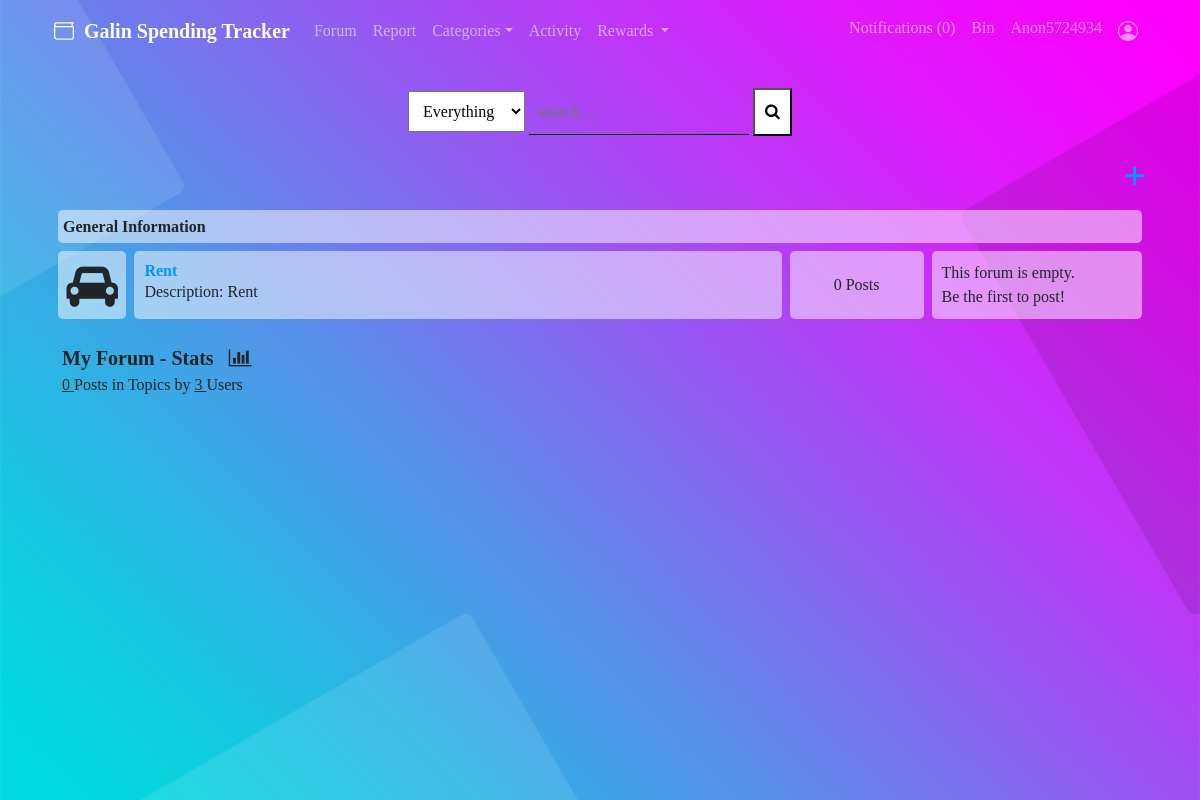
/forum_home/ (signed in), run on the app's committed database.
### tracker/models.py (models this page shows, shortened)
class User(AbstractBaseUser, PermissionsMixin):
    email = models.EmailField(
        unique=True,
        max_length=50,
        blank=False,
    )
    first_name = models.CharField(max_length=50, blank=False)
    last_name = models.CharField(max_length=50, blank=False)
    is_staff = models.BooleanField(default=False)
    is_superuser = models.BooleanField(default=False)
    is_active = models.BooleanField(default=True)
    available_categories = models.ManyToManyField('Category', symmetrical = False, related_name = 'users')
    username = models.CharField(max_length=50, default=random_username, blank=True)
    trees = models.IntegerField(default=0)
    has_email_sent = models.BooleanField(default=False)
    objects = UserManager()
    USERNAME_FIELD = 'email'

class Forum_Category(models.Model):
    title = models.CharField(max_length=50)
    slug = models.SlugField()
    description = models.TextField(default="description")
    class Meta:
        verbose_name_plural = "forum_categories"
    def get_url(self):
        return reverse("posts", kwargs= {
            "slug":self.slug
        })
    @property
    def num_posts(self):
        return Post.objects.filter(forum_categories=self).count()
    @property
    def last_post(self):
        return Post.objects.filter(forum_categories=self).latest("date")

### tracker/helpers.py (the view)
    def modified_view_function(request):
        if request.user.is_authenticated==False:
            return redirect('home')
        else:
            return view_function(request)

### tracker/context_processors.py (called while the page is built, shortened)
def searchFunction(request):
    context = {}
    posts = Post.objects.all()
    return context

def notifications(request):
    if request.user.is_authenticated:
        return {'notifications': request.user.notifications.filter(is_read=False)
    }
    else:
        return  {'notifications': []}

### tracker/helpers.py (called while the page is built)
def anonymous_prohibited(view_function):
    def modified_view_function(request):
        if request.user.is_authenticated==False:
            return redirect('home')
        else:
            return view_function(request)
    return modified_view_function

### tracker/views.py (called while the page is built)
@anonymous_prohibited
def forum_home(request):
    all_forum_categories = Forum_Category.objects.all()
    num_posts = Post.objects.all().count()
    num_users = User.objects.all().count()
    num_categories = all_forum_categories.count()
    if Post.objects.count() == 0:
        last_post = None
    else:
        last_post = Post.objects.latest('date')
    context = {
        "all_forum_categories": all_forum_categories,
        "num_posts": num_posts,
        "num_users": num_users,
        "num_categories": num_categories,
        "last_post": last_post,
        "title": "Forum Home",
    }
    return render(request, 'forum/forum_home.html', context)

### tracker/templates/forum/forum_home.html (shortened to what this page needs)
{% extends 'base_content.html' %}
{% block content %}
<header>
    <form action="{% url 'search_result' %}" role="form" method="GET">
        <div class="search-box">
            <div>
                <select name="" id="">
                    <option value="everything"> Everything </option>
                </select>
                <link rel="stylesheet" href="https://cdnjs.cloudflare.com/ajax/libs/font-awesome/4.7.0/css/font-awesome.min.css"/>
                <input type="text" name="q" id="" placeholder="search ...">
                <button type="submit" name ="search"><i class="fa fa-search"></i></button>
            </div>
    </div>
</form>
</header>
<div>
    {% if user.is_authenticated %}
        <div class="post-box"><a href="{% url 'create_post' %}"> + </a></div>
        {% endif %}
</div>
        <div class="container" style="margin:0px">
            <div class="subforum">
                <div class="subforum-title">
                    <h1> General Information </h1>
                    </div>
                    {% for category in all_forum_categories %}
                    <div class="subforum-row">
                        <div class="subforum-icon subforum-column center">
                            <i class="fa fa-car"></i>
                        </div>
                        <div class="subforum-description subforum-column subforum-description">
                            <h1><a href="{{category.get_url}}"> {{category.title}} </a></h1>
                            <p> Description: {{category.description}} </p>
                        </div>
                        <div class="subforum-stats subforum-column center">
                            <span> {{category.num_posts}} Posts </span>
                        </div>
                        <div class="subforum-info subforum-column">
                            {% if category.last_post %}
                                <b><a href="{{category.last_post.get_url}}"> Last Post </a></b>  by  <a href="{% url 'profile' category.last_post.user.id %}">{% if category.last_post.user.username is not None %}
                                                                                                                    {{category.last_post.user.username|title}}
                                                                                                                {% else %}
                                                                                                                    {{category.last_post.user.first_name}} {{category.last_post.user.last_name}}
                                                                                                                {% endif %}</a>
                                <br>
                                on <small> {{category.last_post.date|date}} </small>
                            {% else %}
                                <span> This forum is empty. </span>
                                <br>
                                <span> Be the first to post! </span>
                            {% endif %}
                        </div>
                    </div>
                    {% endfor %}
        </div>
    </div>
    <div class="forum-info">
        <div class="chart">
            My Forum - Stats &nbsp; <i class="fa fa-bar-chart"></i>
        </div>
        {% if Post.objects.count != 0 %}
        <div>
            <span> <u> {{num_posts}} </u> Posts in <u> {{num_categorise}} </u>Topics by <u> {{num_users}} </u> Users </span> <br>
        </div>
        {% else %}
        <div>
            <span> This forum is empty. </span>
            <br>
            <span> Be the first to post! </span>
        </div>
        {% endif %}
    </div>
{% endblock content %}

### tracker/templates/partials/menu.html (shortened to what this page needs)
<div class="collapse navbar-collapse" id="navbarSupportedContent">
  <ul class="navbar-nav me-auto mb-2 mb-lg-0">
    <li class="nav-item">
      <a class="nav-link" href="{% url 'forum_home' %}">Forum</a>
    </li>
    <li class="nav-item">
      <a class="nav-link" href="{% url 'report' %}">Report</a>
    </li>
    <li class="nav-item dropdown">
      <a class="nav-link dropdown-toggle" href="#" role="button" data-bs-toggle="dropdown" aria-expanded="false">Categories</a>
    </li>
    <li class="nav-item">
      <a class="nav-link" href="{% url 'my_activity' %}?num_items=10">Activity</a>
    </li>
    <li class="nav-item dropdown">
      <a class="nav-link dropdown-toggle" href="#" role="button" data-bs-toggle="dropdown" aria-expanded="false">
        Rewards
      </a>
    </li>
  </ul>
  <ul class="navbar-nav ms-auto mb-2 mb-lg-0">
    {% if notifications.count == 0 %}
    <li class="nav-item">
      <a class="nav-link" href="{% url 'notifications' %}">Notifications ({{notifications.count}})</a>
    </li>
    {% elif notifications.count > 0 %}
    <li class="nav-item">
      <a class="nav-link" style="color:rgb(146, 36, 36)" href="{% url 'notifications' %}"> <b>Notifications ({{notifications.count}}) </b></a>
    </li>
    {% endif %}
      <a class="nav-link" href="{% url 'expenditure_bin' %}">Bin</a>
    <li class="nav-item">
      <a class="nav-link">  {{user.username}} </a>
    </li>
    <li class="nav-item dropdown">
      <a class="nav-link" href="#" role="button" data-bs-toggle="dropdown" aria-expanded="false">
        <span class='bi-person-circle' style='font-size: 1.25rem'></span>
      </a>
    </li>
  </ul>
</div>

### static/custom.css (style rules this page uses)
input[type=text] { background: transparent; border: none; border-bottom: 1px solid #000000; border-radius: 0%; }
* { box-sizing: border-box; }
html { font-size: 16px; font-family: 'Titillium Web', sans-serif; background-color: rgb(0,0,0); color: #FEFEFE; }
a { color: rgb(0, 150, 255); font-weight: bolder; text-decoration: none; }
h1 { font-size: 16px; font-weight: bolder; margin-top: 2px; margin-bottom: 2px; }
.subforum-title { background-color: rgb(255, 255, 255, 0.5); padding: 5px; border-radius: 5px; margin: 4px; }
.subforum-row { display: grid; grid-template-columns: 7% 60% 13% 20%; }
.subforum-column { padding: 10px; margin: 4px; border-radius: 5px; background-color: rgb(255, 255, 255, 0.5); }
.subforum-description * { margin-block: 0; }
.center { display: flex; justify-content: center; align-items: center; }
.subforum-icon { font-size: 45px; }
.search-box { margin-top: 0px; padding: 10px; display: flex; justify-content: center; }
.search-box select { padding: 10px; }
.search-box input { padding:10px; }
.search-box button { padding:10px; background-color: #fff; color: #000000; }
.forum-info { padding: 20px; }
.chart { font-size: 20px; font-weight: bold; }
.post-box { color: #000000; font-size: 40px; font-weight:200px; margin-right:12px; margin-top:0px; margin-bottom:0px; text-align:right; }

### data on the page
User: username "Anon5724934"
Forum_Category: title "Rent", description "Rent", num_posts "0", shows "This forum is empty."

### other printed values
{{ notifications.count }} "0"
{{ num_posts }} "0"
{{ num_users }} "3"
